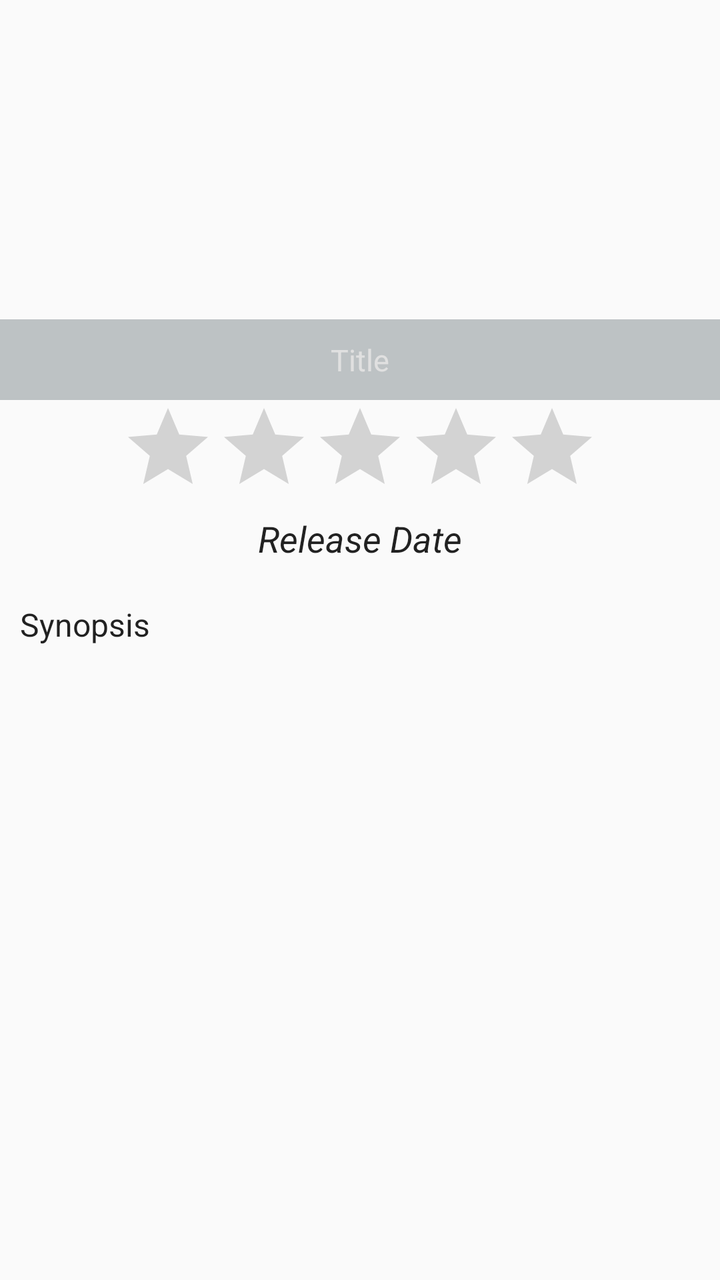
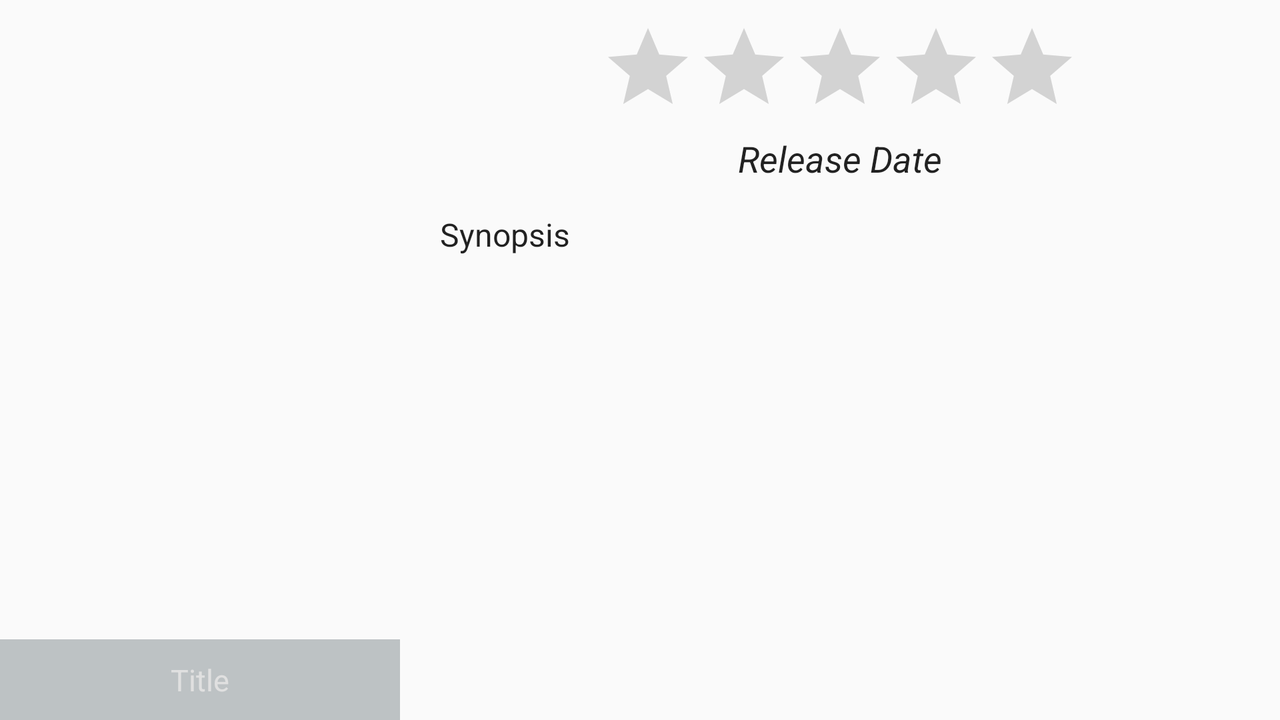

First picture: res/layout/ on a phone held upright. Second picture: the repository's own variant of that layout, on a device whose configuration matches the variant's folder. Source for both follows.
<!-- AndroidManifest.xml: application theme AppTheme -->
<!-- res/layout/activity_movie_details.xml -->
<RelativeLayout xmlns:android="http://schemas.android.com/apk/res/android"
    xmlns:tools="http://schemas.android.com/tools" android:layout_width="match_parent"
    android:layout_height="match_parent"
    tools:context="com.vathsav.movies.MovieDetailsActivity">

    <ScrollView
        android:layout_width="wrap_content"
        android:layout_height="wrap_content"
        android:id="@+id/scrollView"
        android:layout_alignParentLeft="true"
        android:layout_alignParentStart="true"
        android:layout_alignParentBottom="true"
        android:layout_below="@+id/relativeLayout">

        <RelativeLayout
            android:layout_width="match_parent"
            android:layout_height="wrap_content">

            <TextView
                android:layout_margin="10dp"
                android:layout_width="wrap_content"
                android:layout_height="wrap_content"
                android:textAppearance="?android:attr/textAppearanceLarge"
                android:text="Synopsis"
                android:id="@+id/details_synopsis"
                android:textSize="16sp"
                android:layout_below="@+id/details_release_date"
                android:layout_alignParentLeft="true"
                android:layout_alignParentStart="true"
                android:layout_alignParentRight="true"
                android:layout_alignParentEnd="true"
                android:layout_alignParentBottom="true" />

            <TextView
                android:layout_width="wrap_content"
                android:layout_height="wrap_content"
                android:textAppearance="?android:attr/textAppearanceLarge"
                android:text="Release Date"
                android:textSize="18sp"
                android:textStyle="italic"
                android:gravity="center"
                android:id="@+id/details_release_date"
                android:layout_below="@+id/details_rating"
                android:layout_alignLeft="@+id/details_rating"
                android:layout_alignStart="@+id/details_rating"
                android:layout_alignRight="@+id/details_rating"
                android:layout_alignEnd="@+id/details_rating" />

            <RatingBar
                android:layout_width="wrap_content"
                android:layout_height="wrap_content"
                android:id="@+id/details_rating"
                android:isIndicator="true"
                android:numStars="5"
                android:layout_centerHorizontal="true" />

        </RelativeLayout>
    </ScrollView>

    <RelativeLayout
        android:layout_width="match_parent"
        android:layout_height="200dp"
        android:id="@+id/relativeLayout">

        <ImageView
            android:layout_width="match_parent"
            android:layout_height="200dp"
            android:id="@+id/details_image_view"
            android:scaleType="centerCrop"
            android:layout_alignParentLeft="true"
            android:layout_alignParentStart="true" />

        <TextView
            android:layout_width="wrap_content"
            android:layout_height="wrap_content"
            android:textAppearance="?android:attr/textAppearanceLarge"
            android:text="Title"
            android:textSize="15sp"
            android:padding="10dp"
            android:textColor="#E0E0E0"
            android:background="#5037474F"
            android:gravity="center"
            android:id="@+id/details_title"
            android:layout_alignParentBottom="true"
            android:layout_alignParentLeft="true"
            android:layout_alignParentStart="true"
            android:layout_alignParentRight="true"
            android:layout_alignParentEnd="true" />
    </RelativeLayout>
</RelativeLayout>
<!-- resources referenced by this layout -->
<resources>
  <!-- from res/values-v21/ -->
  <style name="AppTheme" parent="android:Theme.Material.Light.DarkActionBar">
          <item name="android:colorPrimaryDark">#d32f2f</item>
          <item name="android:colorPrimary">#f44336</item>
      </style>
</resources>
<!-- res/layout-land/activity_movie_details.xml (the repository's variant of the layout above) -->
<!-- drawn on the phone turned sideways -->
<RelativeLayout xmlns:android="http://schemas.android.com/apk/res/android"
    xmlns:tools="http://schemas.android.com/tools" android:layout_width="match_parent"
    android:layout_height="match_parent"
    tools:context="com.vathsav.movies.MovieDetailsActivity">

    <ScrollView
        android:layout_width="wrap_content"
        android:layout_height="match_parent"
        android:id="@+id/scrollView"
        android:layout_alignParentBottom="true"
        android:layout_alignParentRight="true"
        android:layout_alignParentEnd="true"
        android:layout_toRightOf="@+id/relativeLayout2"
        android:layout_toEndOf="@+id/relativeLayout2"
        android:padding="10dp">

        <RelativeLayout
            android:layout_width="match_parent"
            android:layout_height="wrap_content"
            android:orientation="vertical"
            android:id="@+id/details_linear_layout" >

            <RatingBar
                android:layout_width="wrap_content"
                android:layout_height="wrap_content"
                android:id="@+id/details_rating"
                android:isIndicator="true"
                android:numStars="5"
                android:layout_alignParentTop="true"
                android:layout_centerHorizontal="true" />

            <TextView
                android:layout_width="wrap_content"
                android:layout_height="wrap_content"
                android:textAppearance="?android:attr/textAppearanceLarge"
                android:text="Release Date"
                android:textStyle="italic"
                android:textSize="18sp"
                android:gravity="center"
                android:id="@+id/details_release_date"
                android:padding="0dp"
                android:layout_below="@+id/details_rating"
                android:layout_centerHorizontal="true" />

            <TextView
                android:layout_width="wrap_content"
                android:layout_height="wrap_content"
                android:textAppearance="?android:attr/textAppearanceLarge"
                android:text="Synopsis"
                android:id="@+id/details_synopsis"
                android:textSize="16sp"
                android:padding="10dp"
                android:layout_below="@+id/details_release_date"
                android:layout_alignParentLeft="true"
                android:layout_alignParentStart="true"
                android:layout_marginTop="5dp" />
        </RelativeLayout>
    </ScrollView>

    <RelativeLayout
        android:layout_width="200dp"
        android:layout_height="match_parent"
        android:id="@+id/relativeLayout2">

        <ImageView
            android:layout_width="200dp"
            android:layout_height="match_parent"
            android:id="@+id/details_image_view"
            android:scaleType="centerCrop"
            android:layout_alignParentLeft="true"
            android:layout_alignParentStart="true" />

        <TextView
            android:layout_width="wrap_content"
            android:layout_height="wrap_content"
            android:textAppearance="?android:attr/textAppearanceLarge"
            android:text="Title"
            android:textSize="15dp"
            android:padding="10dp"
            android:textColor="#E0E0E0"
            android:background="#5037474F"
            android:gravity="center"
            android:id="@+id/details_title"
            android:layout_alignParentBottom="true"
            android:layout_alignParentLeft="true"
            android:layout_alignParentStart="true"
            android:layout_alignParentRight="true"
            android:layout_alignParentEnd="true" />

    </RelativeLayout>

</RelativeLayout>
